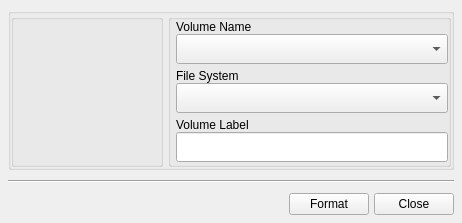
<?xml version="1.0" encoding="UTF-8"?>
<ui version="4.0">
 <class>QuickFormat</class>
 <widget class="QWidget" name="QuickFormat">
  <property name="geometry">
   <rect>
    <x>0</x>
    <y>0</y>
    <width>462</width>
    <height>223</height>
   </rect>
  </property>
  <property name="sizePolicy">
   <sizepolicy hsizetype="Fixed" vsizetype="Fixed">
    <horstretch>0</horstretch>
    <verstretch>0</verstretch>
   </sizepolicy>
  </property>
  <property name="minimumSize">
   <size>
    <width>462</width>
    <height>223</height>
   </size>
  </property>
  <property name="maximumSize">
   <size>
    <width>462</width>
    <height>223</height>
   </size>
  </property>
  <property name="windowTitle">
   <string>Quick Format</string>
  </property>
  <property name="windowIcon">
   <iconset resource="../data/images.qrc">
    <normaloff>:/images/images/draw-eraser.png</normaloff>:/images/images/draw-eraser.png</iconset>
  </property>
  <property name="styleSheet">
   <string notr="true"/>
  </property>
  <layout class="QGridLayout" name="gridLayout_4">
   <property name="margin">
    <number>8</number>
   </property>
   <property name="spacing">
    <number>10</number>
   </property>
   <item row="1" column="0">
    <widget class="QGroupBox" name="grpNonArgs">
     <property name="sizePolicy">
      <sizepolicy hsizetype="Preferred" vsizetype="Fixed">
       <horstretch>0</horstretch>
       <verstretch>0</verstretch>
      </sizepolicy>
     </property>
     <property name="minimumSize">
      <size>
       <width>0</width>
       <height>0</height>
      </size>
     </property>
     <property name="maximumSize">
      <size>
       <width>16777215</width>
       <height>16777215</height>
      </size>
     </property>
     <property name="font">
      <font>
       <weight>75</weight>
       <bold>true</bold>
      </font>
     </property>
     <property name="styleSheet">
      <string/>
     </property>
     <property name="title">
      <string/>
     </property>
     <property name="flat">
      <bool>true</bool>
     </property>
     <layout class="QGridLayout" name="gridLayout">
      <property name="horizontalSpacing">
       <number>5</number>
      </property>
      <property name="verticalSpacing">
       <number>0</number>
      </property>
      <property name="margin">
       <number>0</number>
      </property>
      <item row="0" column="1" rowspan="2">
       <widget class="QGroupBox" name="groupBox_3">
        <property name="title">
         <string/>
        </property>
        <property name="flat">
         <bool>true</bool>
        </property>
        <layout class="QGridLayout" name="gridLayout_3">
         <property name="leftMargin">
          <number>5</number>
         </property>
         <property name="topMargin">
          <number>0</number>
         </property>
         <property name="rightMargin">
          <number>0</number>
         </property>
         <property name="bottomMargin">
          <number>0</number>
         </property>
         <property name="spacing">
          <number>0</number>
         </property>
         <item row="3" column="0">
          <widget class="QLabel" name="label_3">
           <property name="sizePolicy">
            <sizepolicy hsizetype="Preferred" vsizetype="Fixed">
             <horstretch>0</horstretch>
             <verstretch>0</verstretch>
            </sizepolicy>
           </property>
           <property name="font">
            <font>
             <weight>50</weight>
             <bold>false</bold>
            </font>
           </property>
           <property name="text">
            <string>File System</string>
           </property>
          </widget>
         </item>
         <item row="4" column="0">
          <widget class="QComboBox" name="fileSystem">
           <property name="sizePolicy">
            <sizepolicy hsizetype="Preferred" vsizetype="Fixed">
             <horstretch>0</horstretch>
             <verstretch>0</verstretch>
            </sizepolicy>
           </property>
           <property name="minimumSize">
            <size>
             <width>113</width>
             <height>30</height>
            </size>
           </property>
           <property name="maximumSize">
            <size>
             <width>16777215</width>
             <height>30</height>
            </size>
           </property>
           <property name="font">
            <font>
             <weight>50</weight>
             <bold>false</bold>
            </font>
           </property>
          </widget>
         </item>
         <item row="7" column="0">
          <widget class="QLabel" name="label_4">
           <property name="sizePolicy">
            <sizepolicy hsizetype="Preferred" vsizetype="Fixed">
             <horstretch>0</horstretch>
             <verstretch>0</verstretch>
            </sizepolicy>
           </property>
           <property name="font">
            <font>
             <weight>50</weight>
             <bold>false</bold>
            </font>
           </property>
           <property name="text">
            <string>Volume Label</string>
           </property>
          </widget>
         </item>
         <item row="8" column="0">
          <widget class="QLineEdit" name="volumeLabel">
           <property name="sizePolicy">
            <sizepolicy hsizetype="Expanding" vsizetype="Fixed">
             <horstretch>0</horstretch>
             <verstretch>0</verstretch>
            </sizepolicy>
           </property>
           <property name="minimumSize">
            <size>
             <width>0</width>
             <height>30</height>
            </size>
           </property>
           <property name="maximumSize">
            <size>
             <width>16777215</width>
             <height>30</height>
            </size>
           </property>
           <property name="font">
            <font>
             <weight>50</weight>
             <bold>false</bold>
            </font>
           </property>
          </widget>
         </item>
         <item row="1" column="0">
          <widget class="QComboBox" name="volumeName">
           <property name="sizePolicy">
            <sizepolicy hsizetype="Expanding" vsizetype="Fixed">
             <horstretch>0</horstretch>
             <verstretch>0</verstretch>
            </sizepolicy>
           </property>
           <property name="minimumSize">
            <size>
             <width>113</width>
             <height>30</height>
            </size>
           </property>
           <property name="maximumSize">
            <size>
             <width>16777215</width>
             <height>30</height>
            </size>
           </property>
           <property name="font">
            <font>
             <weight>50</weight>
             <bold>false</bold>
            </font>
           </property>
           <property name="sizeAdjustPolicy">
            <enum>QComboBox::AdjustToMinimumContentsLength</enum>
           </property>
           <property name="minimumContentsLength">
            <number>0</number>
           </property>
           <property name="iconSize">
            <size>
             <width>32</width>
             <height>32</height>
            </size>
           </property>
           <property name="frame">
            <bool>true</bool>
           </property>
           <property name="modelColumn">
            <number>0</number>
           </property>
          </widget>
         </item>
         <item row="0" column="0">
          <widget class="QLabel" name="label_2">
           <property name="sizePolicy">
            <sizepolicy hsizetype="Preferred" vsizetype="Fixed">
             <horstretch>0</horstretch>
             <verstretch>0</verstretch>
            </sizepolicy>
           </property>
           <property name="minimumSize">
            <size>
             <width>250</width>
             <height>0</height>
            </size>
           </property>
           <property name="font">
            <font>
             <weight>50</weight>
             <bold>false</bold>
            </font>
           </property>
           <property name="text">
            <string>Volume Name</string>
           </property>
          </widget>
         </item>
         <item row="5" column="0">
          <spacer name="verticalSpacer_4">
           <property name="orientation">
            <enum>Qt::Vertical</enum>
           </property>
           <property name="sizeType">
            <enum>QSizePolicy::Fixed</enum>
           </property>
           <property name="sizeHint" stdset="0">
            <size>
             <width>20</width>
             <height>5</height>
            </size>
           </property>
          </spacer>
         </item>
         <item row="2" column="0">
          <spacer name="verticalSpacer_3">
           <property name="orientation">
            <enum>Qt::Vertical</enum>
           </property>
           <property name="sizeType">
            <enum>QSizePolicy::Fixed</enum>
           </property>
           <property name="sizeHint" stdset="0">
            <size>
             <width>20</width>
             <height>5</height>
            </size>
           </property>
          </spacer>
         </item>
        </layout>
       </widget>
      </item>
      <item row="0" column="0" rowspan="2">
       <widget class="QGroupBox" name="groupBox">
        <property name="sizePolicy">
         <sizepolicy hsizetype="Fixed" vsizetype="Preferred">
          <horstretch>0</horstretch>
          <verstretch>0</verstretch>
         </sizepolicy>
        </property>
        <property name="maximumSize">
         <size>
          <width>16777215</width>
          <height>16777215</height>
         </size>
        </property>
        <property name="title">
         <string/>
        </property>
        <property name="flat">
         <bool>true</bool>
        </property>
        <layout class="QGridLayout" name="gridLayout_6">
         <property name="spacing">
          <number>0</number>
         </property>
         <item row="0" column="0">
          <widget class="QLabel" name="icon">
           <property name="sizePolicy">
            <sizepolicy hsizetype="Fixed" vsizetype="Fixed">
             <horstretch>128</horstretch>
             <verstretch>128</verstretch>
            </sizepolicy>
           </property>
           <property name="minimumSize">
            <size>
             <width>128</width>
             <height>128</height>
            </size>
           </property>
           <property name="maximumSize">
            <size>
             <width>16777215</width>
             <height>16777215</height>
            </size>
           </property>
           <property name="styleSheet">
            <string notr="true"/>
           </property>
           <property name="text">
            <string/>
           </property>
           <property name="pixmap">
            <pixmap resource="../data/images.qrc">:/images/images/drive-removable-media-usb.png</pixmap>
           </property>
           <property name="alignment">
            <set>Qt::AlignCenter</set>
           </property>
          </widget>
         </item>
        </layout>
       </widget>
      </item>
     </layout>
    </widget>
   </item>
   <item row="3" column="0">
    <widget class="Line" name="line_3">
     <property name="orientation">
      <enum>Qt::Horizontal</enum>
     </property>
    </widget>
   </item>
   <item row="4" column="0">
    <layout class="QHBoxLayout" name="horizontalLayout">
     <property name="spacing">
      <number>5</number>
     </property>
     <property name="rightMargin">
      <number>0</number>
     </property>
     <item>
      <spacer name="horizontalSpacer">
       <property name="orientation">
        <enum>Qt::Horizontal</enum>
       </property>
       <property name="sizeHint" stdset="0">
        <size>
         <width>40</width>
         <height>20</height>
        </size>
       </property>
      </spacer>
     </item>
     <item>
      <widget class="QPushButton" name="btn_format">
       <property name="text">
        <string>Format</string>
       </property>
       <property name="icon">
        <iconset resource="../data/images.qrc">
         <normaloff>:/images/images/draw-eraser.png</normaloff>:/images/images/draw-eraser.png</iconset>
       </property>
      </widget>
     </item>
     <item>
      <widget class="QPushButton" name="btn_cancel">
       <property name="text">
        <string>Close</string>
       </property>
       <property name="icon">
        <iconset resource="../data/images.qrc">
         <normaloff>:/images/images/dialog-close.png</normaloff>:/images/images/dialog-close.png</iconset>
       </property>
      </widget>
     </item>
    </layout>
   </item>
  </layout>
 </widget>
 <resources>
  <include location="../data/images.qrc"/>
 </resources>
 <connections/>
</ui>
